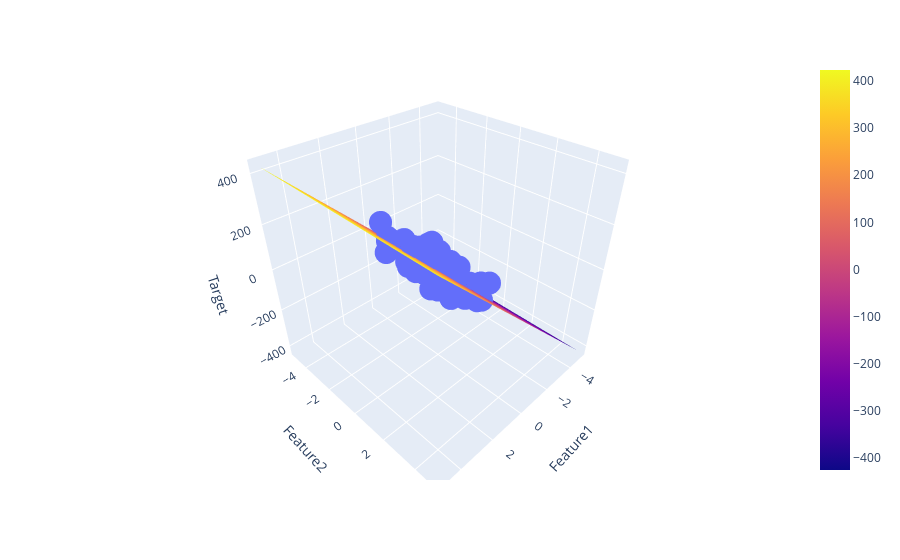

Source (notebook cell):
### Code cell
fig = px.scatter_3d(df, x='Feature1', y='Feature2', z='Target')

fig.add_trace(go.Surface(x = x1, y = y1, z =z1 ))

fig.show()
